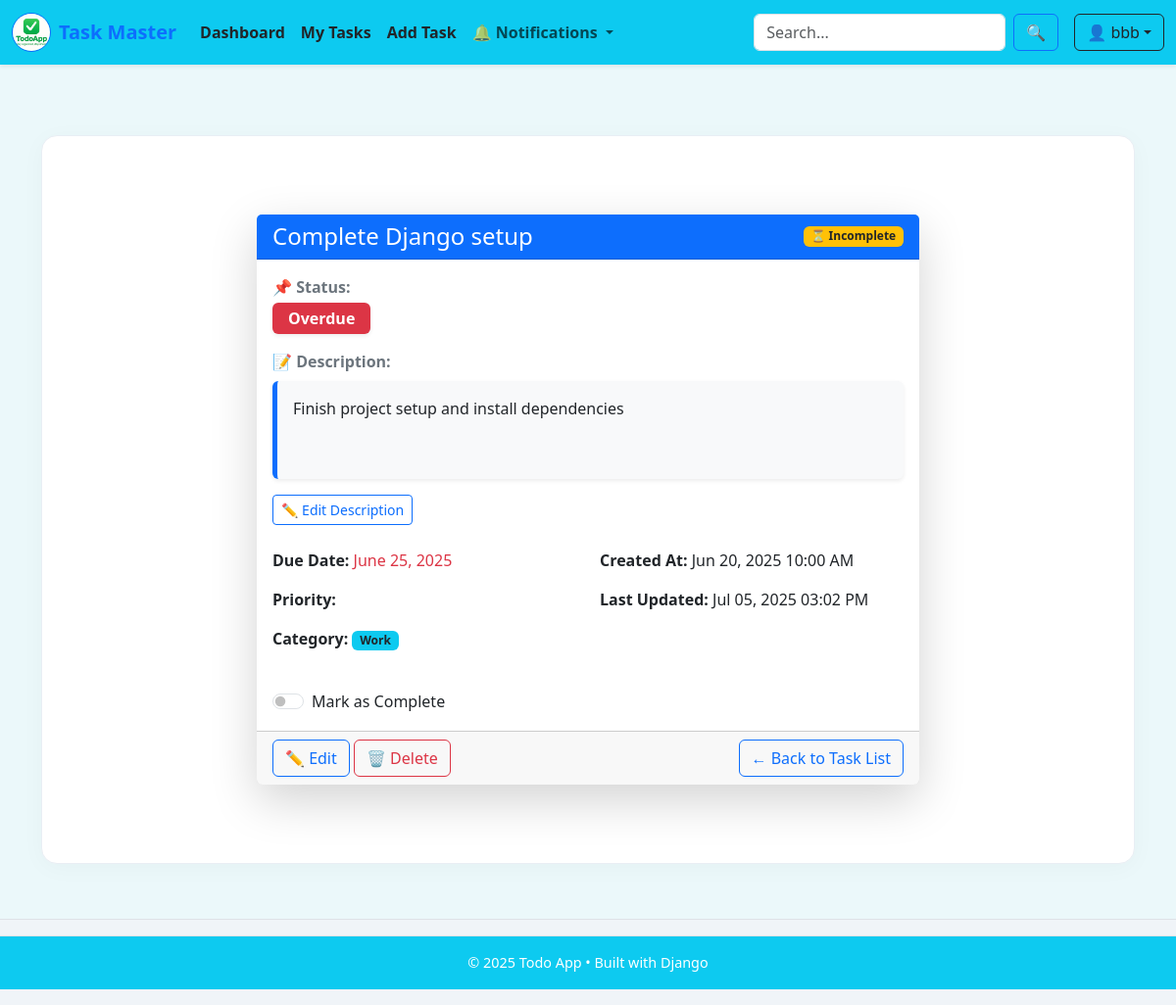
The app's page /task/task_detail/19/ (signed in) with its own data.
### todos/models.py (models this page shows, shortened)
class Task(models.Model):
    PRIORITY_CHOICES = [
        ('L', 'Low'),
        ('M', 'Medium'),
        ('H', 'High'),
    ]
    STATUS_CHOICES = [
        ('P', 'Pending'),
        ('I', 'In Progress'),
        ('C', 'Completed'),
        ('O', 'Overdue'),
    ]
    title = models.CharField(max_length=200)
    description = models.TextField(blank=True)
    due_date = models.DateField(null=True, blank=True)
    completed = models.BooleanField(default=False)
    priority = models.CharField(max_length=1, choices=PRIORITY_CHOICES, default='M')
    status = models.CharField(max_length=1, choices=STATUS_CHOICES, default='I')
    category = models.ForeignKey(Category, on_delete=models.SET_NULL, null=True, blank=True, related_name='tasks',default='Study')
    user = models.ForeignKey(User, on_delete=models.CASCADE, related_name='tasks')
    created_at = models.DateTimeField(auto_now_add=True)
    updated_at = models.DateTimeField(auto_now=True)
    class Meta:
        ordering = ['-created_at']
        verbose_name_plural = "Tasks"

class Category(models.Model):
    name = models.CharField(max_length=100)
    slug = models.SlugField(unique=True,null=True)
    description = models.TextField(blank=True)
    created_at = models.DateTimeField(auto_now_add=True)
    updated_at = models.DateTimeField(auto_now=True)
    class Meta:
        verbose_name_plural = "Categories"

### todos/views.py (the view)
# urls.py: path('task/task_detail/<int:pk>/', views.task_detail_view, name='task_detail'),
@login_required
def task_detail_view(request, pk):
    task = get_object_or_404(Task, pk=pk, user=request.user)
    return render(request, 'todos/task_detail.html', {'task': task})

### todos/context_processors.py (called while the page is built)
def notification_context(request):
    if request.user.is_authenticated:
        return {
            'notifications': Notification.objects.filter(user=request.user, is_read=False)[:5]
        }
    return {}

### todos/templates/todos/task_detail.html (shortened to what this page needs)
{% extends 'todos/base.html' %}
{% load static %}
{% block content %}
    <div class="container py-5">
        <div class="row justify-content-center">
            <div class="col-lg-8">
                <div class="card shadow-lg border-0">
                    <div class="card-header bg-primary text-white d-flex justify-content-between align-items-center">
                        <h4 class="mb-0">{{ task.title }}</h4>
                        {% if task.completed %}
                            <span class="badge bg-success">✔ Completed</span>
                        {% else %}
                            <span class="badge bg-warning text-dark">⏳ Incomplete</span>
                        {% endif %}
                    </div>
                    <div class="card-body">
                        <div class="mb-3">
                        <p class="fw-semibold text-secondary mb-1">📌 <strong>Status:</strong></p>
                        <span class="badge
                            {% if task.status == 'C' %}bg-success
                            {% elif task.status == 'I' %}bg-info text-dark
                            {% elif task.status == 'P' %}bg-warning text-dark
                            {% elif task.status == 'O' %}bg-danger
                            {% else %}bg-secondary
                            {% endif %}
                            fs-6 px-3 py-2 shadow-sm">
                            {{ task.get_status_display }}
                        </span>
                        </div>
                        <div id="description-view" class="mb-4">
                            <p class="fw-semibold text-secondary mb-2">📝 <strong>Description:</strong></p>
                            <div class="p-3 rounded border-start border-5 border-primary shadow-sm text-dark"
                                style="background-color: #f8f9fa; min-height: 100px;">
                                {{ task.description|default:"<em class='text-muted'>No description provided.</em>"|safe }}
                            </div>
                            <button class="btn btn-outline-primary btn-sm mt-3" onclick="toggleEdit()">
                                ✏️ Edit Description
                            </button>
                        </div>
                    <div class="row mt-4">
                        <div class="col-md-6">
                        <p><strong>Due Date:</strong> <span class="text-danger">{{ task.due_date }}</span></p>
                        <p><strong>Priority:</strong> <span class="badge bg-{{ task.priority|lower }}">{{ task.get_priority_display }}</span></p>
                        <p><strong>Category:</strong> <span class="badge bg-info text-dark">{{ task.category.name }}</span></p>
                        </div>
                        <div class="col-md-6">
                        <p><strong>Created At:</strong> {{ task.created_at|date:"M d, Y h:i A" }}</p>
                        <p><strong>Last Updated:</strong> {{ task.updated_at|date:"M d, Y h:i A" }}</p>
                        </div>
                    </div>
                    <form method="post" action="{% url 'toggle_complete' task.id %}" class="mt-4">
                        <div class="form-check form-switch">
                        <input class="form-check-input" type="checkbox" name="completed" id="completedCheck"
                                {% if task.completed %} checked {% endif %} onchange="this.form.submit()">
                        <label class="form-check-label" for="completedCheck">
                            Mark as {{ task.completed|yesno:"Incomplete,Complete" }}
                        </label>
                        </div>
                    </form>
                    </div>
                    <div class="card-footer d-flex justify-content-between">
                    <div>
                        <a href="{% url 'edit_task' task.id %}" class="btn btn-outline-primary">✏️ Edit</a>
                        <a href="{% url 'delete_task' task.id %}" class="btn btn-outline-danger">🗑️ Delete</a>
                    </div>
                    <a href="{% url 'task_list' %}" class="btn btn-outline-primary">← Back to Task List</a>
                    </div>
                </div>
            </div>
        </div>
    </div>
{% endblock %}

### todos/templates/todos/nav.html (shortened to what this page needs)
{% load static %}
<nav class="navbar navbar-expand-lg navbar-light bg-info shadow-sm py-2">
  <div class="container-fluid">
    <a class="navbar-brand d-flex align-items-center text-primary" href="{% url 'home' %}">
      <img src="{% static 'todos/logo.png' %}" alt="Logo" height="40" class="me-2 rounded-circle border border-primary" onerror="this.style.display='none';this.insertAdjacentHTML('afterend', '<span class=\'me-2 fs-3\'>📝</span>');" />
      <strong>Task Master</strong>
    </a>
    <div class="collapse navbar-collapse" id="navbarMain">
      <ul class="navbar-nav me-auto mb-2 mb-lg-0">
        <li class="nav-item">
          <a class="nav-link fw-semibold text-dark" href="{% url 'dashboard' %}">Dashboard</a>
        </li>
        <li class="nav-item">
          <a class="nav-link fw-semibold text-dark" href="{% url 'task_list' %}">My Tasks</a>
        </li>
        <li class="nav-item">
          <a class="nav-link fw-semibold text-dark" href="{% url 'create_task' %}">Add Task</a>
        </li>
        <li class="nav-item dropdown">
          <a class="nav-link dropdown-toggle position-relative" href="#" id="notificationDropdown" data-bs-toggle="dropdown" aria-expanded="false">
            🔔 <strong> Notifications </strong>
          </a>
        </li>
      </ul>
      <form class="d-flex me-3" method="get" action="{% url 'search_tasks' %}">
        <input class="form-control me-2" type="search" name="q" placeholder="Search..." aria-label="Search" required />
        <button class="btn btn-outline-primary" type="submit">🔍</button>
      </form>
      {% if user.is_authenticated %}
        <div class="dropdown">
          <a class="btn btn-outline-dark dropdown-toggle" href="#" id="userDropdown" data-bs-toggle="dropdown" aria-expanded="false">👤 {{ user.username }}</a>
        </div>
      {% else %}
        <a class="btn btn-outline-primary me-2" href="{% url 'login' %}">Login</a>
        <a class="btn btn-primary" href="{% url 'register' %}">Register</a>
      {% endif %}
    </div>
  </div>
</nav>

### todos/templates/todos/base.html (style rules this page uses)
html, body { height: 100%; margin: 0; font-family: 'Segoe UI', Tahoma, Geneva, Verdana, sans-serif; font-size: 1rem; color: #333; background-color: #ebf8fa; -webkit-font-smoothing: antialiased; -moz-osx-font-smoothing: grayscale; scroll-behavior: smooth; }
body { display: flex; flex-direction: column; }
a { text-decoration: none; transition: all 0.2s ease-in-out; }

### records on screen
Task: title "Complete Django setup", status "Overdue", description "Finish project setup and install dependencies", due_date "June 25, 2025", category.name "Work", created_at "Jun 20, 2025 10:00 AM", updated_at "Jul 05, 2025 03:02 PM", completed "Complete"

### other values on screen
{{ user.username }} "bbb"
{{ year|default:2025 }} "2025"
